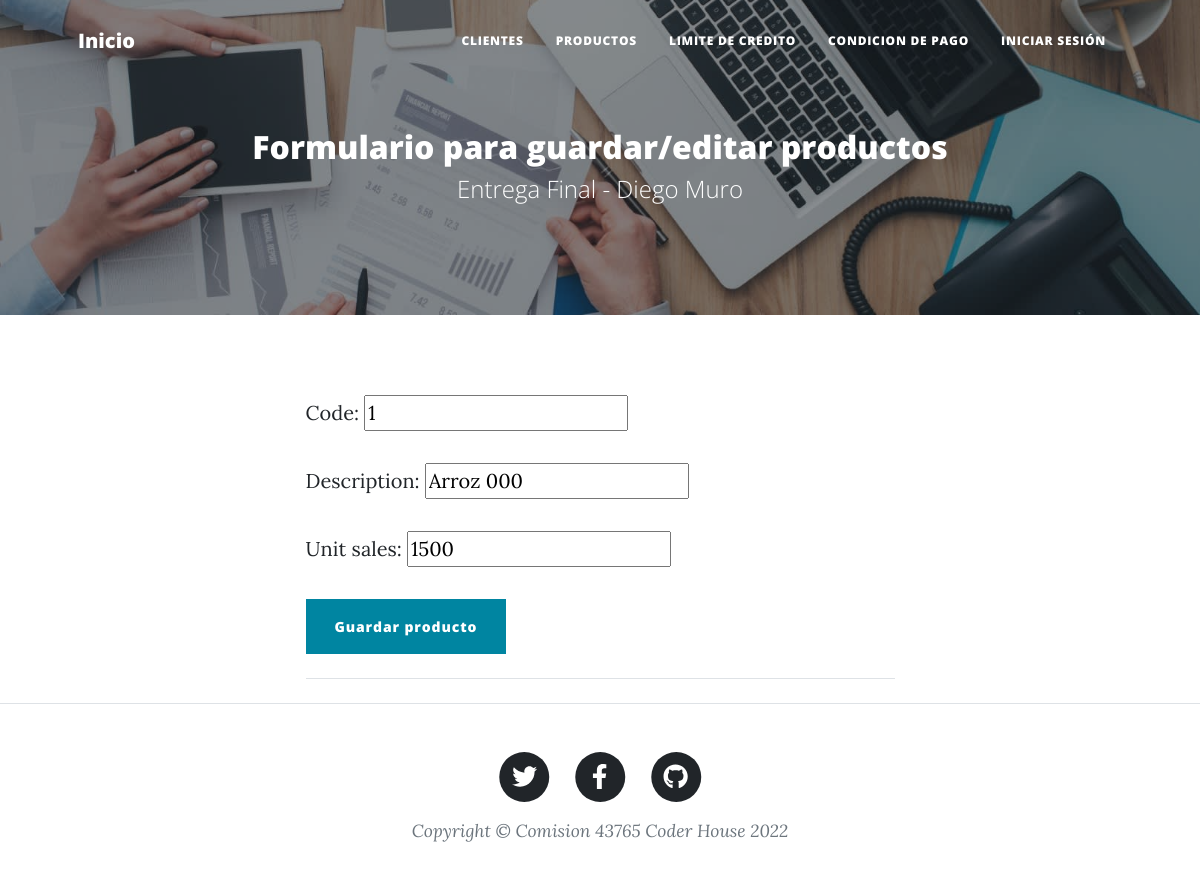
Page /product/product/1/update/ on the earlier database version.
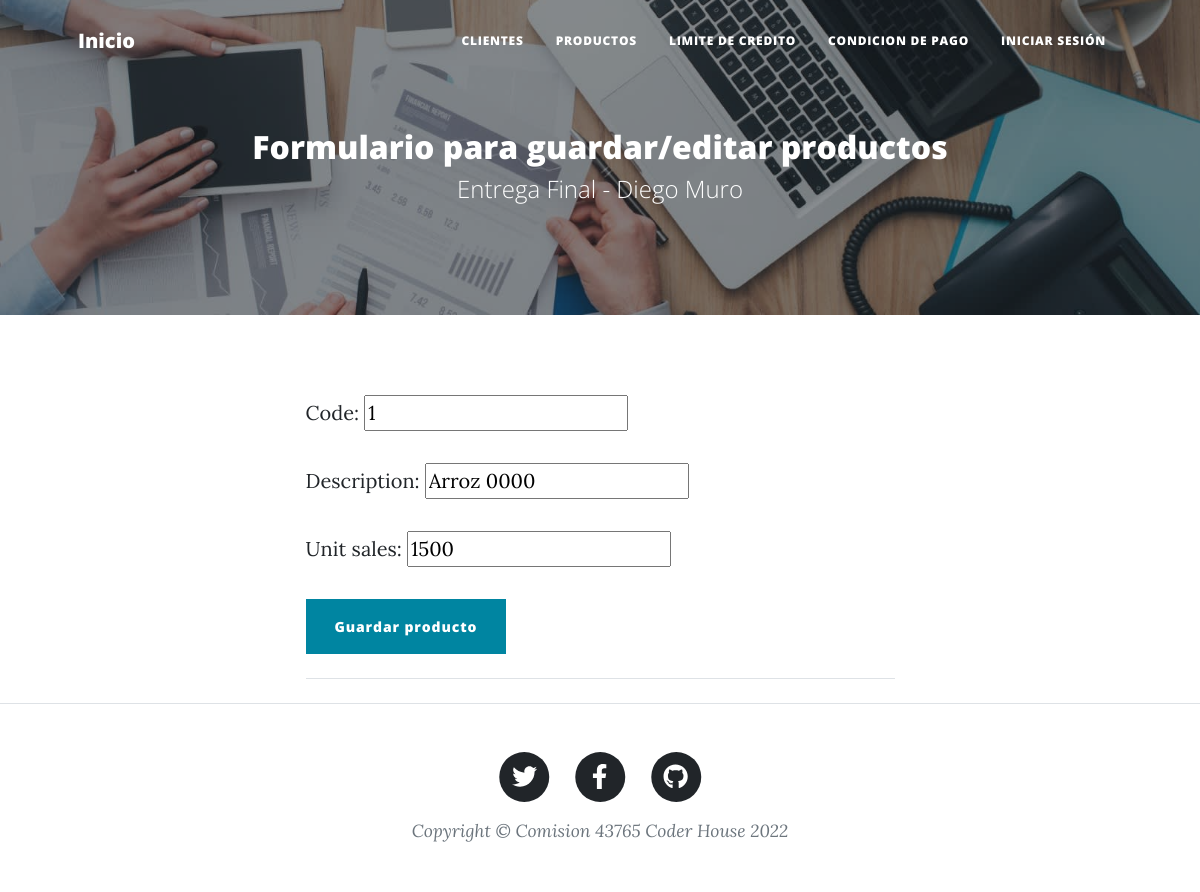
Same page on the later database version.
### product/models.py (models this page shows, shortened)
class Product(models.Model):
    code = models.IntegerField()
    description = models.CharField(max_length=40)
    unit_sales = models.IntegerField()
    created_at = models.DateTimeField(auto_now_add=True)
    updated_at = models.DateTimeField(auto_now=True)

### product/views.py (the view, shortened to what this page needs)
# urls.py: path("product/<int:pk>/update/", views.ProductUpdateView.as_view(), name="product-update"),
class ProductUpdateView(UpdateView):
    model = Product
    fields = ["code", "description", "unit_sales"]

### product/templates/product/product_form.html (shortened to what this page needs)
{% extends "home/index.html" %}
{% load static %}
{% block tp_final_header %}
<header class="masthead" style="background-image: url('../../static/home/assets/img/usuarios.jpg')">
    <div class="container position-relative px-4 px-lg-5">
        <div class="row gx-4 gx-lg-5 justify-content-center">
            <div class="col-md-15 col-lg-16 col-xl-14">
                <div class="site-heading">
                    <h2>Formulario para guardar/editar productos</h2>
                    <span class="subheading">Entrega Final - Diego Muro</span>
                </div>
            </div>
        </div>
    </div>
</header>
{% endblock %}
{% block tp_final_content %}
    <div>
        <form action="" method="POST">
            {{ form.as_p }}
            <input type="submit" class="btn btn-primary" value="Guardar producto" />
        </form>
    </div>
    <hr class="my-4" />
{% endblock %}

Differences in the rows shown:
changed Product: description "Arroz 000" → "Arroz 0000"
